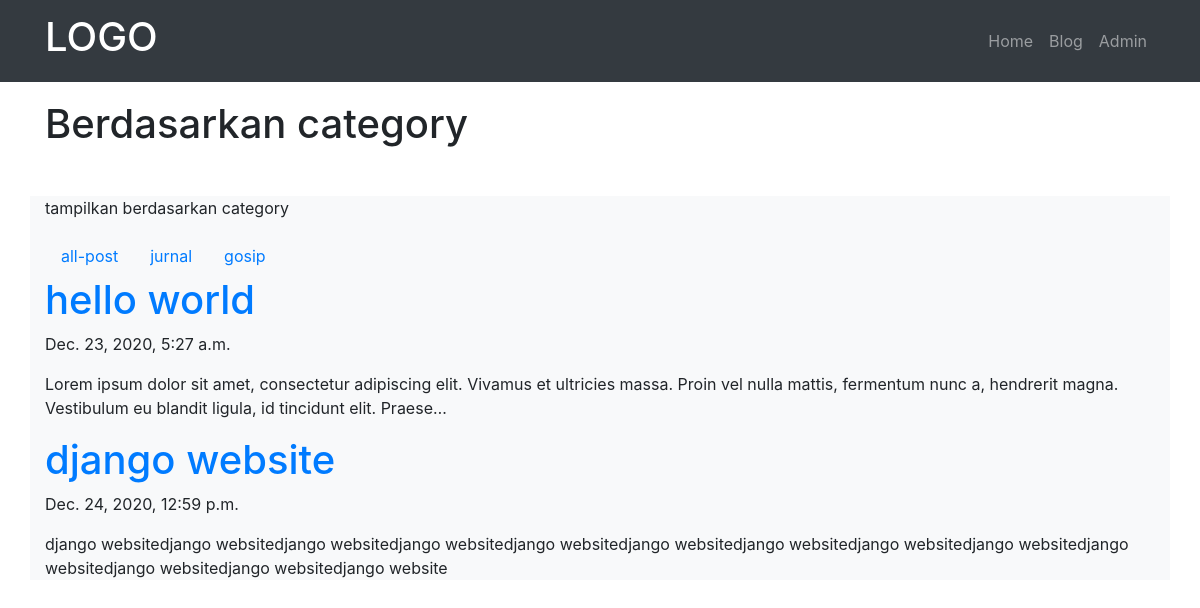
The page /blog/category/jurnal on the database its author committed.
### blog/models.py (models this page shows, shortened)
class Post(models.Model):
    judul = models.CharField(max_length=200)
    body = models.TextField()
    category = models.CharField(max_length=200)
    publish = models.DateTimeField(auto_now_add=True)
    update = models.DateTimeField(auto_now=True)
    slug = models.SlugField(blank=True, editable=False)

### blog/views.py (the view)
# urls.py: url(r'category/(?P<categoryInput>[\w-]+)$', views.CategoryPost)
def CategoryPost(request, categoryInput):
    Posts = Post.objects.filter(category=categoryInput)
    categories = Post.objects.values('category').distinct()
    context = {
        'judul': 'Berdasarkan category',
        'content': 'tampilkan berdasarkan category',
        'posts': Posts,
        'categories': categories
    }
    return render(request, 'blog/category.html', context)

### blog/templates/blog/category.html (shortened to what this page needs)
{% extends 'base.html' %}
{% block heading %}
{{judul}}
{% endblock heading %}
{% block contents %}
<p>{{content}}</p>
<ul class="nav">
    <li class="nav-item">
        <a class="nav-link" href="/blog/">all-post</a>
    </li>
    {% for category in categories %}
    <li class="nav-item">
        <a class="nav-link" href="/blog/category/{{category.category}}">{{category.category}}</a>
    </li>
    {% endfor %}
</ul>
{% for pos in posts %}
<a href="/blog/post/{{pos.slug}}">
    <h1>{{pos.judul}}</h1>
</a>
<p>{{pos.update}}</p>
<p>{{pos.body|truncatechars:200}}</p>
{% endfor %}
{% endblock contents %}

### rows shown on the page
Post: judul "hello world", update "Dec. 23, 2020, 5:27 a.m.", body "Lorem ipsum dolor sit amet, consectetur adipiscing elit. Vivamus et ultricies massa. Proin vel nulla mattis, fermentum nunc a, hendrerit magna. Vestibulum eu blandit ligula, id tincidunt elit. Praese…"
Post: judul "django website", update "Dec. 24, 2020, 12:59 p.m.", body "django websitedjango websitedjango websitedjango websitedjango websitedjango websitedjango websitedjango websitedjango websitedjango websitedjango websitedjango websitedjango website"

### other values the page prints
{{ judul }} "Berdasarkan category"
{{ content }} "tampilkan berdasarkan category"
{{ category.category }} "jurnal" "gosip"
